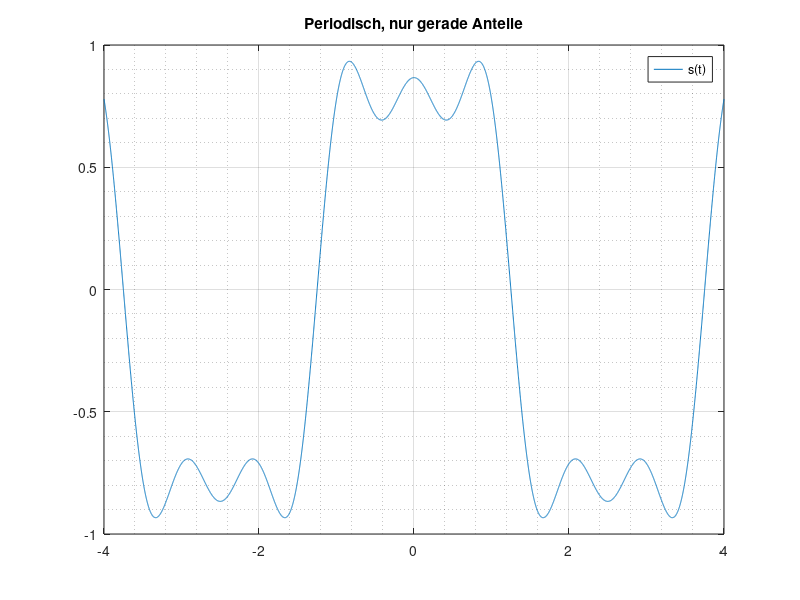

This chart was generated by the following MATLAB code: (Note: this script raises an error after producing the figure.)
% fouriertrans vs fourierreihe
% 

Fsam=1000;      % Abtastfrequenz
Tsam=1/Fsam;
tmin=-4;        % Beobachtungsdauer
tmax=4;

t=[tmin:Tsam:tmax];

rect=@(x) (0.5*sign(x)+0.5);

A=1;
f0=1/5;

s= @(x) A*(cos(2*pi*f0*x)-1/3*cos(3*2*pi*f0*x)+1/5*cos(5*2*pi*f0*x));
f1=figure(1);
plot(t,s(t))
grid on;
grid('minor')
legend('s(t)');
title('Periodisch, nur gerade Anteile');

% Fourierreihe

T0=1/f0;
% function to calc complex fourier- coefitients
syms x k;
ck= @(k) 1/T0*int(A*(cos(2*pi*f0*x)-1/3*cos(3*2*pi*f0*x)+1/5*cos(5*2*pi*f0*x))*exp(i*2*pi*f0*k*x),x,-T0/2,T0/2);

f=-5:1:5;

f2=figure(2);
stem(f,abs(ck(f)),'o','MarkerFaceColor','r')
grid on;
xlim([-6,6]);
%T0/2;
ylim([-0.2, 0.8]);
legend('|S(f)|');
title('Amplitudenspektrum');

s2= @(x) (A*(cos(2*pi*f0*x)-1/3*cos(3*2*pi*f0*x)+1/5*cos(5*2*pi*f0*x)).*(rect(x+T0/2)-rect(x-T0/2)));

f3=figure(3);
plot(t,s2(t))
grid on;
grid('minor')
legend('s2(t)');
title('A-Periodisch');

sf=s2(t);

syms F;
int(A*(cos(2*pi*f0*x)-1/3*cos(3*2*pi*f0*x)+1/5*cos(5*2*pi*f0*x))*exp(1i*2*pi*F*x),x,-T0/2,T0/2)

FT1= @(F) (F.*(1/exp(5*pi*F*i)).*(exp(10*pi*F*1i) - 1).*(65*F.^4 - 82*F.^2 + 3277/125)*1i)./(30*pi*(5*F.^6 - 7*F.^4 + (259*F.^2)/125 - 9/125));

FT2 = @(F) int(A*(cos(2*pi*f0*x)-1/3*cos(3*2*pi*f0*x)+1/5*cos(5*2*pi*f0*x))*exp(1i*2*pi*F*x),x,-T0/2,T0/2);
FM=@(F) F.*(1./(pi-pi*F.^2)+1/(3*pi*F.^2-27*pi)+1/(125*pi-5*pi*F.^2)).*sin(pi.*F);
FM = dotExpansion(FM);
f = -5:1:5;
f4=figure(4);
disp(FM(f))
plot(f,FM(f))
